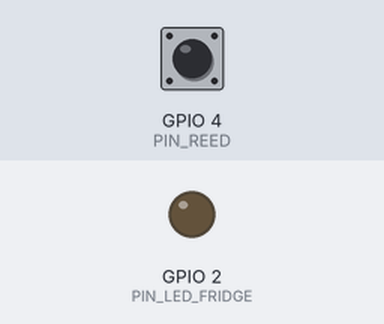
The sketch below on a simulated ESP32. Shown: output pins drawn as LEDs (lit = HIGH). Inputs (shaded band) come from the test bench; at power-on: GPIO 4 (PIN_REED) HIGH. WiFi joins after 1.5 s; servers stay silent unless stated; uploads are accepted with an empty reply; what the sketch prints to the serial monitor is not drawn.

Above: at 2.7 s.
2.8 s: GPIO 4 (PIN_REED) pulsed LOW 2 times (0.12 s each, 0.3 s apart)
At 3.39 s:
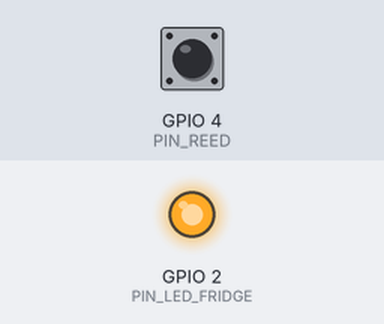
Timing chart, 0 to 5.8 s (numbered marks = the images above; inputs shaded):
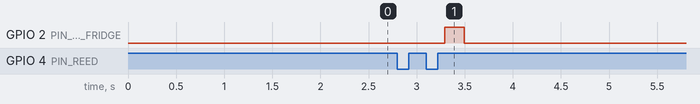

Measured:
- after the input at 2.8 s, GPIO 2 (PIN_LED_FRIDGE): LOW → HIGH after 0.49 s, → LOW 0.20 s later

The sketch:

esp32_door_server_trigger.ino
```cpp
/**
 * Smart Fridge — ESP32 báo Flask chạy /api/detect sau khi đóng cửa.
 *
 * Luồng: Reed (cửa đóng) → bật đèn → POST http://<PC>:5001/api/detect
 * → chờ phản hồi (timeout dài, server có thể mất tới ~90s inference)
 * → tắt đèn. Không gọi /capture lên chính ESP32-CAM; server sẽ gọi /capture + /view.
 *
 * Cấu hình: sửa SSID/PASSWORD, FLASK_HOST, FLASK_PORT. Chân GPIO theo mạch thực tế.
 */

#include <WiFi.h>
#include <HTTPClient.h>

// --- Wi-Fi ---
const char *WIFI_SSID = "YOUR_WIFI_SSID";
const char *WIFI_PASSWORD = "YOUR_WIFI_PASSWORD";

// Máy chạy Flask (same LAN as ESP32)
const char *FLASK_HOST = "192.168.1.100";
const int FLASK_PORT = 5001;

// GPIO (chỉnh theo phần cứng)
const int PIN_REED = 4;              // HIGH = cửa đóng (hoặc đảo logic dưới nếu mạch ngược)
const int PIN_LED_FRIDGE = 2;       // Đèn tủ / LED trợ sáng camera

// Debounce reed (ms)
const unsigned long REED_DEBOUNCE_MS = 80;
// Cooldown tối thiểu giữa hai lần gọi server (tránh rung tiếp điểm)
const unsigned long TRIGGER_COOLDOWN_MS = 3000;

// HTTPClient: timeout tổng (ms) — >= thời gian YOLO trên server (app.py dùng ~90s)
const int HTTP_TOTAL_TIMEOUT_MS = 120000;

bool lastReedStable = false;
unsigned long lastReedChangeMs = 0;
unsigned long lastTriggerMs = 0;

bool reedDoorClosed() {
  // Một số mạch: cửa đóng = nối GND → đọc LOW. Nếu bạn dùng pull-up và đóng = HIGH, đổi hàm này.
  return digitalRead(PIN_REED) == HIGH;
}

void setFridgeLight(bool on) {
  digitalWrite(PIN_LED_FRIDGE, on ? HIGH : LOW);
}

void triggerServerDetect() {
  WiFiClient client;
  HTTPClient http;
  String url = String("http://") + FLASK_HOST + ":" + FLASK_PORT + "/api/detect";

  // Banners UART
  Serial.println("[detect] POST " + url);

  if (!http.begin(client, url)) {
    Serial.println("[detect] http.begin failed");
    return;
  }

  http.setTimeout(HTTP_TOTAL_TIMEOUT_MS);
  // POST rỗng — Flask chấp nhận GET/POST không file; gửi POST tường minh
  int code = http.POST("");
  if (code > 0) {
    Serial.printf("[detect] HTTP %d\n", code);
  } else {
    Serial.printf("[detect] error: %s\n", http.errorToString(code).c_str());
  }
  http.end();
}

void setup() {
  Serial.begin(115200);
  pinMode(PIN_REED, INPUT_PULLUP);
  pinMode(PIN_LED_FRIDGE, OUTPUT);
  setFridgeLight(false);

  WiFi.mode(WIFI_STA);
  WiFi.begin(WIFI_SSID, WIFI_PASSWORD);
  Serial.print("WiFi");
  while (WiFi.status() != WL_CONNECTED) {
    delay(500);
    Serial.print(".");
  }
  Serial.println(" OK ");
  Serial.println(WiFi.localIP());

  lastReedStable = reedDoorClosed();
  lastReedChangeMs = millis();
}

void loop() {
  bool raw = reedDoorClosed();
  unsigned long now = millis();

  if (raw != lastReedStable) {
    if (now - lastReedChangeMs >= REED_DEBOUNCE_MS) {
      lastReedStable = raw;
      lastReedChangeMs = now;

      // Cạnh: vừa đóng cửa (từ mở → đóng)
      if (lastReedStable && (now - lastTriggerMs >= TRIGGER_COOLDOWN_MS)) {
        lastTriggerMs = now;
        setFridgeLight(true);
        triggerServerDetect();
        setFridgeLight(false);
      }
    }
  } else {
    lastReedChangeMs = now;
  }

  delay(10);
}
```
